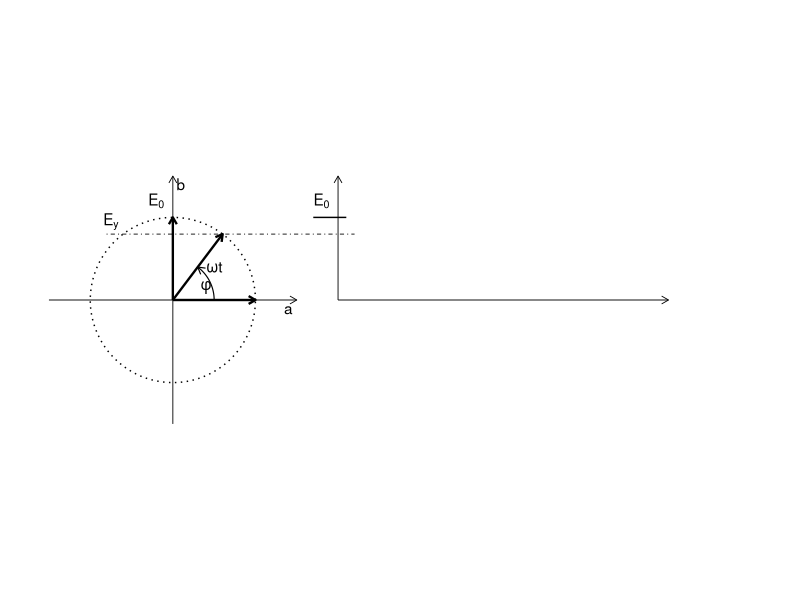

Write R code to recreate this figure.
library(ggplot2)
library(grid)
library(gridExtra)
library(patchwork)
library(ggforce)

# Define angle for the phasor (45 degrees = pi/4)
phi <- pi/3.4

# Set up the plot
ggplot() + 
  coord_fixed(ratio = 1) +
  xlim(-1.5, 7) +
  ylim(-1.5, 1.5) +
  theme_void() +
  theme(plot.margin = margin(10, 10, 10, 10)) +
  
  # circle
  geom_path(data = data.frame(
    x = cos(seq(0, 2*pi, length.out = 100)),
    y = sin(seq(0, 2*pi, length.out = 100))
  ), aes(x = x, y = y), 
  linetype = "dotted", size = 0.5) +
  
  # Draw axes
  geom_segment(aes(x = -1.5, xend = 1.5, y = 0, yend = 0), 
               arrow = arrow(length = unit(0.2, "cm")), size = 0.3) +
  geom_segment(aes(x = 0, xend = 0, y = -1.5, yend = 1.5), 
               arrow = arrow(length = unit(0.2, "cm")), size = 0.3) +

  # Draw E_0 vector (horizontal and vertical)
  geom_segment(aes(x = 0, xend = 1, y = 0, yend = 0), 
               arrow = arrow(length = unit(0.2, "cm")), 
               size = 0.8, color = "black") +
  geom_segment(aes(x = 0, xend = 0, y = 0, yend = 1), 
               arrow = arrow(length = unit(0.2, "cm")), 
               size = 0.8, color = "black") +

  # Draw rotating vector E (at angle phi)
  geom_segment(aes(x = 0, xend = cos(phi), y = 0, yend = sin(phi)), 
               arrow = arrow(length = unit(0.2, "cm")), 
               size = 0.8, color = "black") +

  # Draw angle arc
  geom_path(data = data.frame(
    x = 0.5 * cos(seq(0, phi, length.out = 30)),
    y = 0.5 * sin(seq(0, phi, length.out = 30))
  ), aes(x = x, y = y), size = 0.4,
  arrow = arrow(length = unit(0.2, "cm"))) +

  # Add labels
  annotate("text", x = 1.4, y = -0.1, label = "a") +
  annotate("text", x = 0.1, y = 1.4, label = "b") +
  annotate("text", x = -0.2, y = 1.2, label = "E[0]", parse = TRUE) +
  annotate("text", x = - cos(phi) - 0.15, y = sin(phi) + 0.15, label = "E[y]", parse = TRUE) +
  annotate("text", x = 0.4, y = 0.15, label = "phi", parse = TRUE) +
  annotate("text", x = cos(phi) - 0.1, y = sin(phi)/2, label = "omega*t", parse = TRUE) +
  annotate("text", x = 1.8, y = 1.2, label = "E[0]", parse = TRUE) +

  # Draw horizontal dashed line from tip of vector
  geom_segment(aes(x = - cos(phi) - 0.2, xend = 2.2, y = sin(phi), yend = sin(phi)), 
               linetype = 4, size = 0.3, color = "black") +
  
  # Draw axes
  geom_segment(aes(x = 2, xend = 6, y = 0, yend = 0), 
               arrow = arrow(length = unit(0.2, "cm")), size = 0.3) +
  geom_segment(aes(x = 2, xend = 2, y = 0, yend = 1.5), 
               arrow = arrow(length = unit(0.2, "cm")), size = 0.3) +
  geom_segment(aes(x=1.7, xend=2.1, y=1, yend=1))





